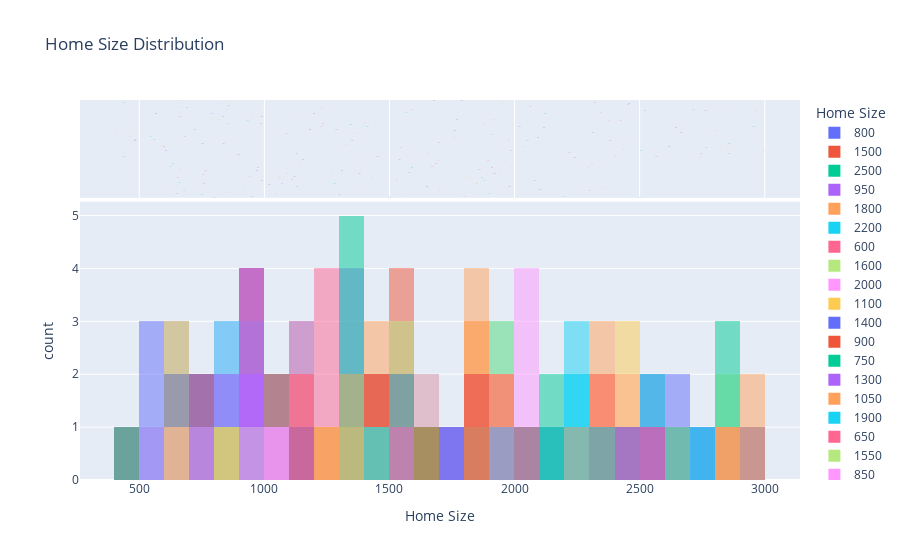

This figure's notebook cell:
### Code cell
fig = px.histogram(df, x='HomeSize', title='Home Size Distribution', labels={'HomeSize':'Home Size'}, color='HomeSize', marginal='box', hover_data=df.columns, nbins=40, barmode='overlay')
fig.show()
